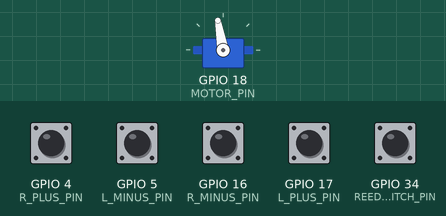
Recording of a sketch running on a simulated ESP32. Parts: servo. The test bench sets the inputs (shaded band); at power-on: GPIO 4 (R_PLUS_PIN), GPIO 5 (L_MINUS_PIN), GPIO 16 (R_MINUS_PIN), GPIO 17 (L_PLUS_PIN), GPIO 34 (REED_SWITCH_PIN) HIGH. Nothing arrives over Bluetooth unless stated; a phone connects over Bluetooth LE 3 s after start.

Above: at 1.7 s.
1.8 s: GPIO 4 (R_PLUS_PIN) pulled LOW for 0.15 s
At 3.0 s:
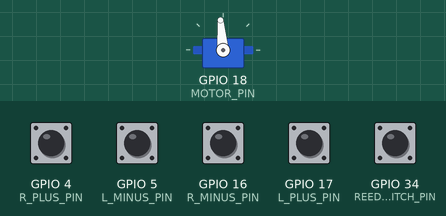
3.4 s: GPIO 17 (L_PLUS_PIN) pulled LOW for 0.15 s
At 4.2 s:
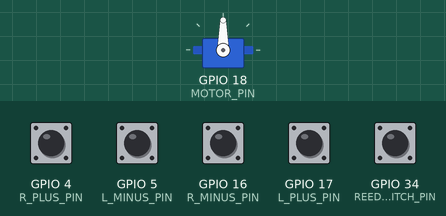
5.0 s: GPIO 4 (R_PLUS_PIN) pulled LOW for 1 s
At 5.5 s:
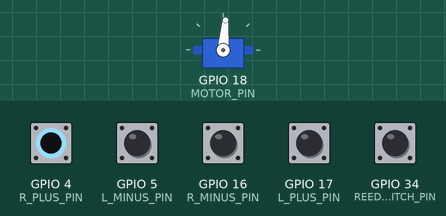
7.5 s: GPIO 17 (L_PLUS_PIN) pulled LOW for 1 s
At 8.6 s:
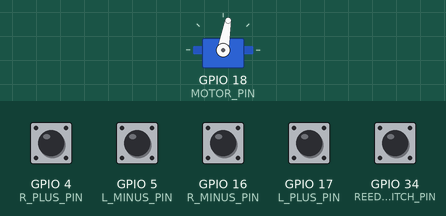
10.0 s: GPIO 4 (R_PLUS_PIN) pulled LOW for 0.15 s
At 10.5 s:
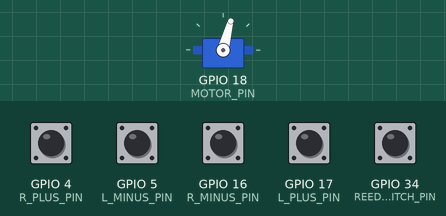
11.6 s: GPIO 5 (L_MINUS_PIN) pulled LOW for 0.15 s
At 12.9 s:
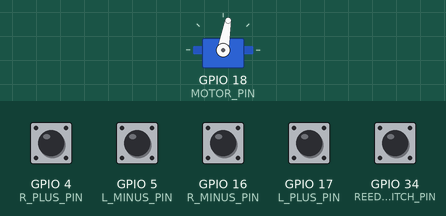
Timing chart, 0 to 14.2 s (numbered marks = the images above; inputs shaded):
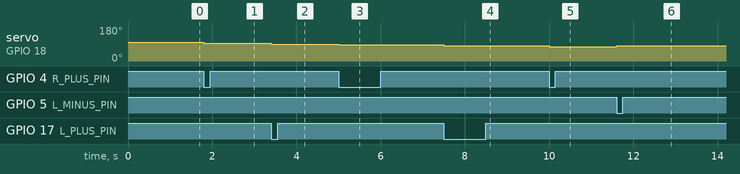

The sketch:

ProForm.ino
```cpp
// Reference: https://teaandtechtime.com/arduino-ble-cycling-power-service/
const int lowestPin = 2;
const int highestPin = 33;
#include <ESP32Servo.h>
#include <BLEDevice.h>
#include <BLEServer.h>
#include <BLEUtils.h>
#include <BLE2902.h>
#include "ProForm.h"

char str[128] = "";

int8_t set_position = 0, current_position = 0;
volatile bool reed_flag = 0, switch_flag = 0;
int8_t motor_position = MOTOR_DEFAULT_POSITION;
uint32_t switch_debounce = 0;
uint16_t reed_debounce = 0;

Servo servo;

class MyServerCallbacks : public BLEServerCallbacks
{
  void onConnect(BLEServer *pServer)
  {
    deviceConnected = true;
#ifdef DEBUG
    sprintf(str, "%lu Device connected!: Core ID: %d\n", millis(), xPortGetCoreID());
    Serial.print(str);
#endif
  };

  void onDisconnect(BLEServer *pServer)
  {
    deviceConnected = true;
#ifdef DEBUG
    sprintf(str, "%lu Device disconected!: Core ID: %d\n", millis(), xPortGetCoreID());
    Serial.print(str);
#endif
  }
};

void IRAM_ATTR ISR_SWITCH()
{
  switch_flag = 1;
}

void IRAM_ATTR ISR_REED()
{
  if (digitalRead(REED_SWITCH_PIN) == HIGH)
    reed_flag = 1;
}

void setup()
{
#ifdef DEBUG
  Serial.begin(SERIAL_BAUD_RATE);
#endif
  ESP32PWM::allocateTimer(0);
  ESP32PWM::allocateTimer(1);
  ESP32PWM::allocateTimer(2);
  ESP32PWM::allocateTimer(3);
  servo.setPeriodHertz(50);
  // Setup hardware
  servo.attach(MOTOR_PIN);

  // Switches
  pinMode(R_PLUS_PIN, INPUT_PULLUP);
  pinMode(R_MINUS_PIN, INPUT_PULLUP);
  pinMode(L_PLUS_PIN, INPUT_PULLUP);
  pinMode(L_MINUS_PIN, INPUT_PULLUP);

  // Reed switch
  pinMode(REED_SWITCH_PIN, INPUT_PULLUP);

  // Create the BLE Device
  BLEDevice::init("ProForm");

  // Create the BLE Server
  pServer = BLEDevice::createServer();
  pServer->setCallbacks(new MyServerCallbacks());

  // Create the BLE Service
  service_dev_info = pServer->createService(SERVICE_DEVICE_INFORMATION);
  service_battery = pServer->createService(SERVICE_BATTERY);
  service_power = pServer->createService(SERVICE_CYCLING_POWER);

  // Battery characteristics
  c_SERVICE_BATTERY_LEVEL = service_battery->createCharacteristic(
      SERVICE_BATTERY_LEVEL,
      BLECharacteristic::PROPERTY_READ |
          BLECharacteristic::PROPERTY_NOTIFY);
  c_SERVICE_BATTERY_LEVEL->addDescriptor(new BLE2902());

  // Heart rate characteristics
  c_SERVICE_CYCLING_POWER_FEATURE = service_power->createCharacteristic(
      SERVICE_CYCLING_POWER_FEATURE,
      BLECharacteristic::PROPERTY_READ);

  c_SERVICE_CYCLING_POWER_MEASUREMENT = service_power->createCharacteristic(
      SERVICE_CYCLING_POWER_MEASUREMENT,
      BLECharacteristic::PROPERTY_READ |
          BLECharacteristic::PROPERTY_NOTIFY);
  c_SERVICE_CYCLING_POWER_MEASUREMENT->addDescriptor(new BLE2902());

  c_SERVICE_CYCLING_POWER_SENSOR_LOCATION = service_power->createCharacteristic(
      SERVICE_CYCLING_POWER_SENSOR_LOCATION,
      BLECharacteristic::PROPERTY_READ);

  // Device information characteristics

  c_SERVICE_DEVICE_INFROMATION_SYSTEM_ID = service_dev_info->createCharacteristic(
      SERVICE_DEVICE_INFROMATION_SYSTEM_ID,
      BLECharacteristic::PROPERTY_READ);

  c_SERVICE_DEVICE_INFROMATION_MODEL_NUMBER_STRING = service_dev_info->createCharacteristic(
      SERVICE_DEVICE_INFROMATION_MODEL_NUMBER_STRING,
      BLECharacteristic::PROPERTY_READ);

  c_SERVICE_DEVICE_INFROMATION_SERIAL_NUMBER_STRING = service_dev_info->createCharacteristic(
      SERVICE_DEVICE_INFROMATION_SERIAL_NUMBER_STRING,
      BLECharacteristic::PROPERTY_READ);

  c_SERVICE_DEVICE_INFROMATION_FIRMWARE_REVISION_STRING = service_dev_info->createCharacteristic(
      SERVICE_DEVICE_INFROMATION_FIRMWARE_REVISION_STRING,
      BLECharacteristic::PROPERTY_READ);

  c_SERVICE_DEVICE_INFROMATION_HARDWARE_REVISION_STRING = service_dev_info->createCharacteristic(
      SERVICE_DEVICE_INFROMATION_HARDWARE_REVISION_STRING,
      BLECharacteristic::PROPERTY_READ);

  c_SERVICE_DEVICE_INFROMATION_SOFTWARE_REVISION_STRING = service_dev_info->createCharacteristic(
      SERVICE_DEVICE_INFROMATION_SOFTWARE_REVISION_STRING,
      BLECharacteristic::PROPERTY_READ);

  c_SERVICE_DEVICE_INFROMATION_MANUFACTURER_NAME_STRING = service_dev_info->createCharacteristic(
      SERVICE_DEVICE_INFROMATION_MANUFACTURER_NAME_STRING,
      BLECharacteristic::PROPERTY_READ);

  c_SERVICE_DEVICE_INFROMATION_IEEE11073 = service_dev_info->createCharacteristic(
      SERVICE_DEVICE_INFROMATION_IEEE11073,
      BLECharacteristic::PROPERTY_READ);

  c_SERVICE_DEVICE_INFROMATION_PNP_ID = service_dev_info->createCharacteristic(
      SERVICE_DEVICE_INFROMATION_PNP_ID,
      BLECharacteristic::PROPERTY_READ);

  // Start the service
  service_dev_info->start();
  service_battery->start();
  service_power->start();

  // Start advertising
  BLEAdvertising *pAdvertising = BLEDevice::getAdvertising();

  pAdvertising->addServiceUUID(SERVICE_DEVICE_INFORMATION);
  pAdvertising->addServiceUUID(SERVICE_CYCLING_POWER);
  pAdvertising->addServiceUUID(SERVICE_BATTERY);

  pAdvertising->setScanResponse(false);
  pAdvertising->setMinPreferred(0x0); // set value to 0x00 to not advertise this parameter
  BLEDevice::startAdvertising();

#ifdef DEBUG
  Serial.println("Waiting a client connection to notify");
#endif

  // Set device properties
  c_SERVICE_DEVICE_INFROMATION_SYSTEM_ID->setValue((uint8_t *)&sys_id, 8);
  c_SERVICE_DEVICE_INFROMATION_SERIAL_NUMBER_STRING->setValue((uint8_t *)string, 16);
  c_SERVICE_DEVICE_INFROMATION_IEEE11073->setValue((uint8_t *)&iee, 8);
  c_SERVICE_DEVICE_INFROMATION_PNP_ID->setValue((uint8_t *)&pnp, 7);
  c_SERVICE_DEVICE_INFROMATION_FIRMWARE_REVISION_STRING->setValue((uint8_t *)string, 4);

  // Power meter:
  c_SERVICE_CYCLING_POWER_SENSOR_LOCATION->setValue((uint8_t *)&power_meter_location, 1);

  // Battery - tell its 100%:
  c_SERVICE_BATTERY_LEVEL->setValue((uint8_t *)&battery_level, 1);

  attachInterrupt(R_PLUS_PIN, ISR_SWITCH, FALLING);
  attachInterrupt(L_PLUS_PIN, ISR_SWITCH, FALLING);

  attachInterrupt(R_MINUS_PIN, ISR_SWITCH, FALLING);
  attachInterrupt(L_MINUS_PIN, ISR_SWITCH, FALLING);

  attachInterrupt(REED_SWITCH_PIN, ISR_REED, RISING);

  servo.write(MOTOR_POS(MOTOR_DEFAULT_POSITION));
  // Wait for servo to get position
  vTaskDelay(MOTOR_INIT_DELAY);
#ifdef DEBUG
  sprintf(str, "Setup completed Core ID: %d   %u\n", xPortGetCoreID(), millis());
  Serial.print(str);
#endif
}

void loop()
{
  if (switch_flag && (millis() - switch_debounce) > SWITCH_DEBOUNCE_TIME)
  {
    if (digitalRead(R_PLUS_PIN) == LOW)
      motor_position += 5;
    else if (digitalRead(L_PLUS_PIN) == LOW)
      motor_position += 5;
    else if (digitalRead(R_MINUS_PIN) == LOW)
      motor_position -= 5;
    else if (digitalRead(L_MINUS_PIN) == LOW)
      motor_position -= 5;

    if (motor_position < MOTOR_MIN_POSITION)
      motor_position = MOTOR_MIN_POSITION;

    if (motor_position > MOTOR_MAX_POSITION)
      motor_position = MOTOR_MAX_POSITION;

#ifdef DEBUG
    sprintf(str, "RP:%d RM:%d LP:%d LM:%d Pos: %d\n",
            digitalRead(R_PLUS_PIN),
            digitalRead(R_MINUS_PIN),
            digitalRead(L_PLUS_PIN),
            digitalRead(L_MINUS_PIN),
            motor_position);
    Serial.print(str);
#endif

    servo.write(MOTOR_POS(motor_position));

    switch_debounce = millis();
    switch_flag = 0;
  }

  if (reed_flag)
  {
    uint16_t cur = (uint16_t)millis();
    uint16_t time = (cur - reed_debounce);
    float cadence = 60000.f / (float)time;

    if (deviceConnected && (time >= REED_DEBOUNCE_TIME))
    {
      power = Aconst * (float)(motor_position + Bconst) * cadence;

      timestamp += time;
      revolutions += 1;

      bleBuffer[0] = flags & 0xff;
      bleBuffer[1] = (flags >> 8) & 0xff;
      bleBuffer[2] = power & 0xff;
      bleBuffer[3] = (power >> 8) & 0xff;
      bleBuffer[4] = revolutions & 0xff;
      bleBuffer[5] = (revolutions >> 8) & 0xff;
      bleBuffer[6] = timestamp & 0xff;
      bleBuffer[7] = (timestamp >> 8) & 0xff;

      fBuffer[0] = 0x00;
      fBuffer[1] = 0x00;
      fBuffer[2] = 0x00;
      fBuffer[3] = 0x08;

      c_SERVICE_CYCLING_POWER_FEATURE->setValue((uint8_t *)fBuffer, 4);
      c_SERVICE_CYCLING_POWER_MEASUREMENT->setValue((uint8_t *)bleBuffer, 8);
      c_SERVICE_CYCLING_POWER_MEASUREMENT->notify();
      reed_debounce = cur;

#ifdef DEBUG
      static uint16_t cnt = 0;
      sprintf(str, "Time: %d Cadence: %d Timestamp: %u PWR: %d, CNT: %d\n", time, (int)cadence, cur, (int)power, ++cnt);
      Serial.print(str);
#endif
    }
    reed_flag = 0;
  }

  // Bluetooth
  // disconnecting
  if (!deviceConnected && oldDeviceConnected)
  {
    vTaskDelay(500);             // give the bluetooth stack the chance to get things ready
    pServer->startAdvertising(); // restart advertising
    oldDeviceConnected = deviceConnected;
#ifdef DEBUG
    Serial.println("BT: Start advertising");
#endif
  }
  // connecting
  if (deviceConnected && !oldDeviceConnected)
  {
    oldDeviceConnected = deviceConnected;
#ifdef DEBUG
    Serial.println("BT: Start notyfing");
#endif
  }
}
```

ProForm.h
```cpp
//Debug flag:
//#define DEBUG

//Services
#define SERVICE_DEVICE_INFORMATION "180A"
#define SERVICE_CYCLING_POWER "1818"
#define SERVICE_BATTERY "180F"

//Device information serivce characteristics
#define SERVICE_DEVICE_INFROMATION_SYSTEM_ID "2A23"
#define SERVICE_DEVICE_INFROMATION_MODEL_NUMBER_STRING "2A24"
#define SERVICE_DEVICE_INFROMATION_SERIAL_NUMBER_STRING "2A25"
#define SERVICE_DEVICE_INFROMATION_FIRMWARE_REVISION_STRING "2A26"
#define SERVICE_DEVICE_INFROMATION_HARDWARE_REVISION_STRING "2A27"
#define SERVICE_DEVICE_INFROMATION_SOFTWARE_REVISION_STRING "2A28"
#define SERVICE_DEVICE_INFROMATION_MANUFACTURER_NAME_STRING "2A29"
#define SERVICE_DEVICE_INFROMATION_IEEE11073 "2A2A"
#define SERVICE_DEVICE_INFROMATION_PNP_ID "2A50"

//Battery service characteristics
#define SERVICE_BATTERY_LEVEL "2A19"

//Heart rate service characteristics
#define SERVICE_CYCLING_POWER_FEATURE "2A65"
#define SERVICE_CYCLING_POWER_MEASUREMENT "2A63"
#define SERVICE_CYCLING_POWER_SENSOR_LOCATION "2A5D"

//Device properties
const char *string = "ProForm";
const uint64_t sys_id = 0x4E2F4100;
const uint64_t iee = 0x4E2F4100;
const uint64_t pnp = 0x4E2F41;

const unsigned char power_meter_location = 0;

const char battery_level = 100;

bool deviceConnected = false, oldDeviceConnected = false;

unsigned char bleBuffer[8];
unsigned char slBuffer[1];
unsigned char fBuffer[4];

int16_t power = 0;
uint16_t revolutions = 0, timestamp = 0, flags = 0x20;

BLEServer *pServer = NULL;
BLEService *service_dev_info = NULL, *service_battery = NULL, *service_power = NULL;

BLECharacteristic *c_SERVICE_DEVICE_INFROMATION_SYSTEM_ID = NULL;
BLECharacteristic *c_SERVICE_DEVICE_INFROMATION_MODEL_NUMBER_STRING = NULL;
BLECharacteristic *c_SERVICE_DEVICE_INFROMATION_SERIAL_NUMBER_STRING = NULL;
BLECharacteristic *c_SERVICE_DEVICE_INFROMATION_FIRMWARE_REVISION_STRING = NULL;
BLECharacteristic *c_SERVICE_DEVICE_INFROMATION_HARDWARE_REVISION_STRING = NULL;
BLECharacteristic *c_SERVICE_DEVICE_INFROMATION_SOFTWARE_REVISION_STRING = NULL;
BLECharacteristic *c_SERVICE_DEVICE_INFROMATION_MANUFACTURER_NAME_STRING = NULL;
BLECharacteristic *c_SERVICE_DEVICE_INFROMATION_IEEE11073 = NULL;
BLECharacteristic *c_SERVICE_DEVICE_INFROMATION_PNP_ID = NULL;

BLECharacteristic *c_SERVICE_BATTERY_LEVEL = NULL;

BLECharacteristic *c_SERVICE_CYCLING_POWER_FEATURE = NULL;
BLECharacteristic *c_SERVICE_CYCLING_POWER_MEASUREMENT = NULL;
BLECharacteristic *c_SERVICE_CYCLING_POWER_SENSOR_LOCATION = NULL;

#define SERIAL_BAUD_RATE 115200u

//Servo driver:
#define MOTOR_PIN 18
#define MOTOR_MAX_POSITION 85
#define MOTOR_MIN_POSITION 0
#define MOTOR_DEFAULT_POSITION MOTOR_MIN_POSITION
#define MOTOR_INIT_DELAY 500u
#define MOTOR_POS(x) (100 - x)

//Switches:
#define REED_SWITCH_PIN 34
#define REED_DEBOUNCE_TIME 150

#define R_PLUS_PIN 4
#define R_MINUS_PIN 16

#define L_PLUS_PIN 17
#define L_MINUS_PIN 5

#define SWITCH_DEBOUNCE_TIME 200

#define Aconst 0.0375f
#define Bconst 5.0f

#define READ_POS map(analogRead(POT_PIN),0,4095,0,100)
```

Measured:
- after the input at 1.8 s, servo on GPIO 18 (MOTOR_PIN): 100° → 95° at once
- after the input at 3.4 s, servo on GPIO 18 (MOTOR_PIN): 95° → 90° at once
- after the input at 5.0 s, servo on GPIO 18 (MOTOR_PIN): 90° → 85° at once
- after the input at 7.5 s, servo on GPIO 18 (MOTOR_PIN): 85° → 80° at once
- after the input at 10.0 s, servo on GPIO 18 (MOTOR_PIN): 80° → 75° at once
- after the input at 11.6 s, servo on GPIO 18 (MOTOR_PIN): 75° → 80° at once
